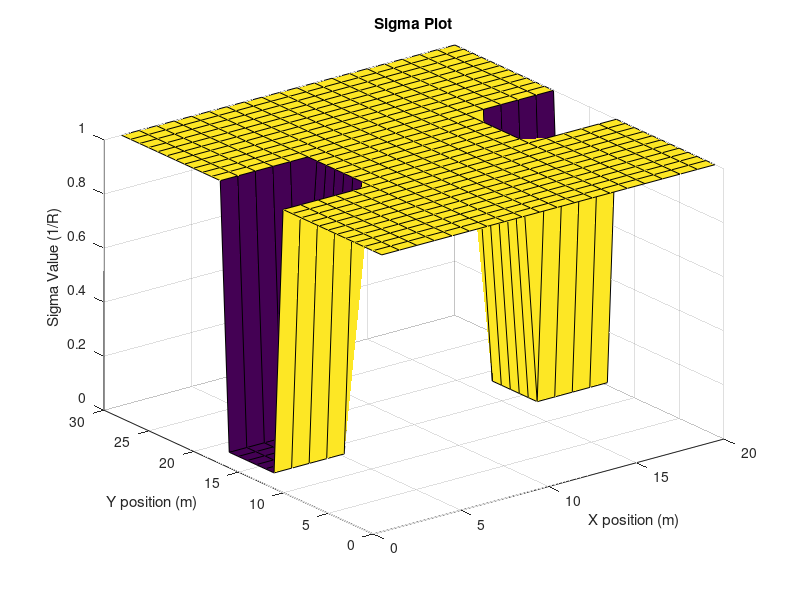
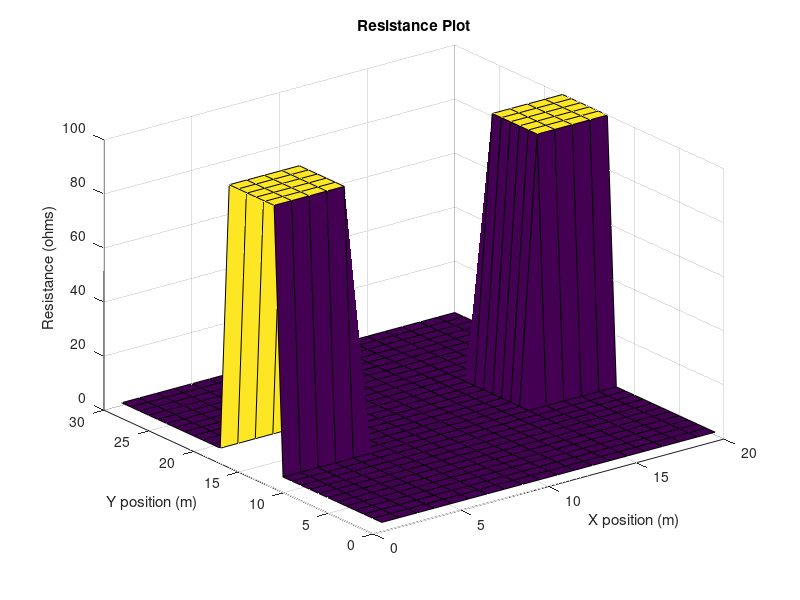
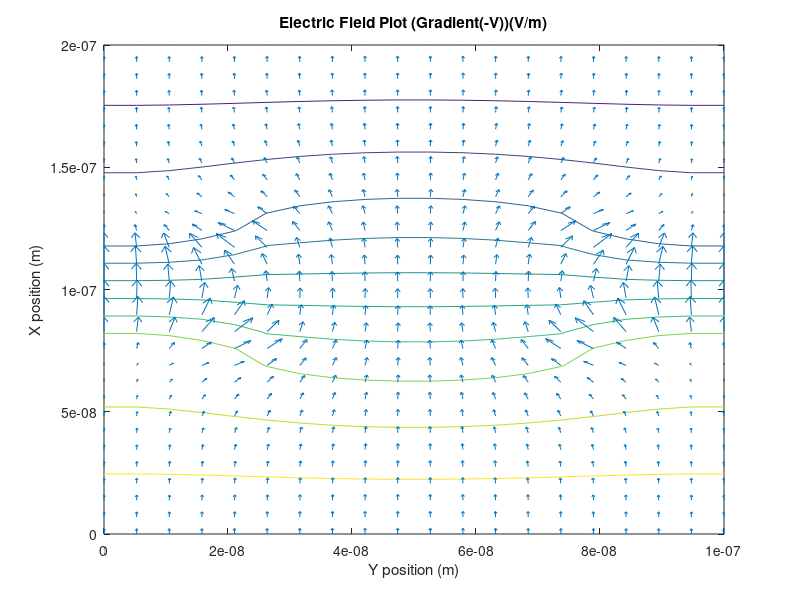
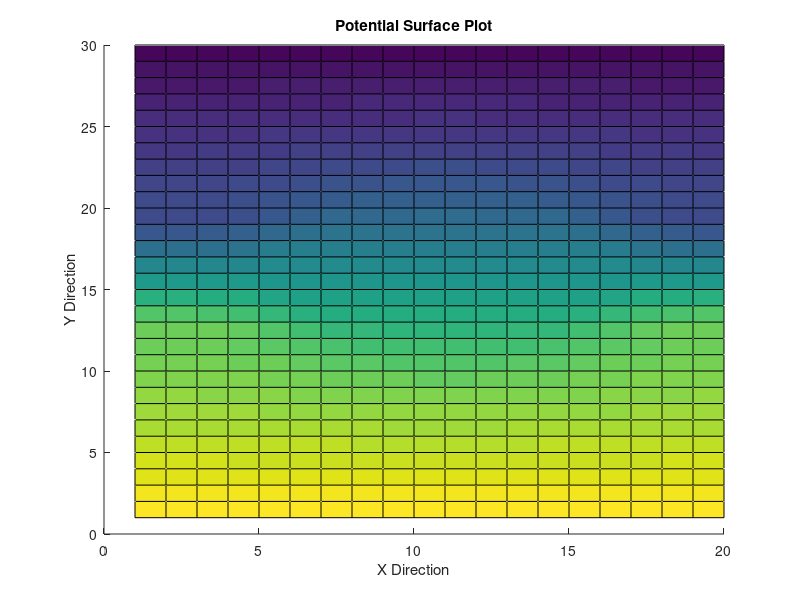

MATLAB code for these plots, in order:
%%Length of System
L = 200e-9

%%Width of System
W = 100e-9;

%%Number of Elements
Nx = 30
Ny = 20

%%Initial Voltage
Vo = 0.1

%%Discretize Xspace
xvec = linspace(0,L,Nx); %%start at 0, increment to L, length of vector is N
dx = xvec(2)-xvec(1);

%%Discretize Yspace
yvec = linspace(0,W,Ny);
dy = yvec(2)-yvec(1);

%%Allocate memory for voltage
V = zeros(length(xvec),length(yvec));

%% sigma plot
for idx = 1:Nx
    for idy = 1:Ny
        x = xvec(idx);
        y = yvec(idy);
        if x > 80e-9 & x < 120e-9 & y > -1 & y < 25e-9
            sigma(idx,idy) = 0.01;
        elseif x > 80e-9 & x < 120e-9 & y > 75e-9 & y < 110e-9
            sigma(idx,idy) = 0.01;
        else
            sigma(idx,idy) = 1;
        end
    end
end

R0 = 1./sigma;

%%Set up 4 resistor network for each point
for idx = 2:Nx-1
    for idy = 2:Ny-1
        R(idx,idy,1) = (R0(idx-1,idy)+R0(idx,idy))/2;
        R(idx,idy,2) = (R0(idx+1,idy)+R0(idx,idy))/2;
        R(idx,idy,3) = (R0(idx,idy+1)+R0(idx,idy))/2;
        R(idx,idy,4) = (R0(idx,idy-1)+R0(idx,idy))/2;
    end
end

%%initialize BCs
V(1,:) = Vo;


%%For loop to calculate V 
for n = 1:1000
    for idy = 1:Ny 
        for idx = 2:Nx-1 
            if idy == 1
                V(idx,idy) = V(idx,idy+1);
            elseif idy == Ny
                V(idx,idy) = V(idx,idy-1);
            else
                V(idx,idy) = ((((V(idx-1,idy))/R(idx,idy,1))+...
                    ((V(idx+1,idy))/R(idx,idy,2))+(V(idx,idy+1))...
                    /R(idx,idy,3))+((V(idx,idy-1))/R(idx,idy,4)))/...
                    ((1/R(idx,idy,1))+(1/R(idx,idy,2))+(1/R(idx,idy,3))+(1/R(idx,idy,4)));
            end
        end
    end
end


%%Sigma Plot 
figure(1)
surf(sigma)
title('Sigma Plot')
xlabel('X position (m)')
ylabel('Y position (m)')
zlabel('Sigma Value (1/R)')

%%Resistance Plot 
figure(2)
surf(R0)
title('Resistance Plot')
xlabel('X position (m)')
ylabel('Y position (m)')
zlabel('Resistance (ohms)')


%E fields 
[ey,ex] = gradient(-V);

[xx,yy] = meshgrid(yvec,xvec);

%%Electric Fields Plot 
figure (3)
contour(xx,yy,V)
hold on
quiver(yvec,xvec,ey,ex)
hold off
title('Electric Field Plot (Gradient(-V))(V/m)')
xlabel('Y position (m)')
ylabel ('X position (m)')


figure (4)
surface(V)
title('Potential Surface Plot')
xlabel('X Direction')
ylabel('Y Direction')
zlabel('Potential (V)')
